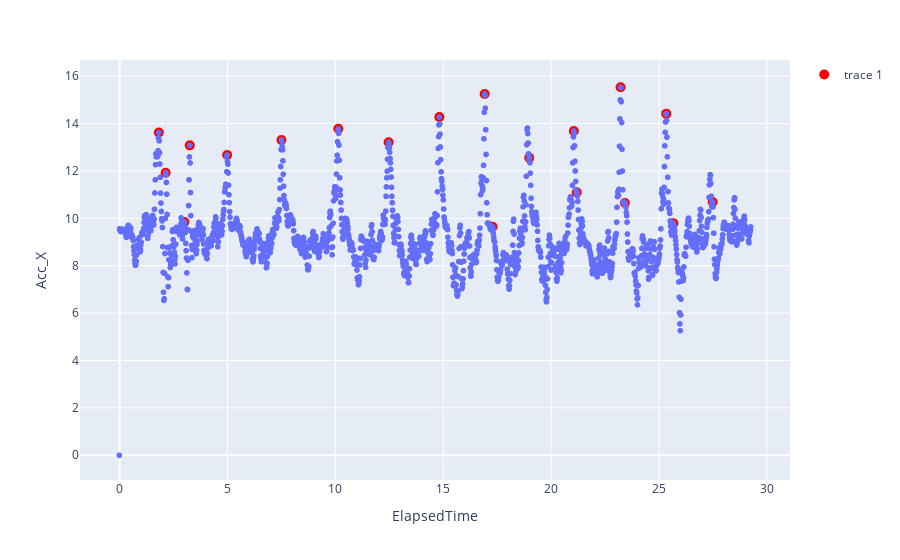

The cell this chart's notebook holds for it:
### Code cell
import plotly.express as px
import plotly.graph_objects as go
#graficar picos
fig = px.scatter(df,x='ElapsedTime',y='Acc_X')
fig.add_trace(go.Scatter(x=df['ElapsedTime'][indices_picos], y=picos, mode='markers', marker=dict(color='red', size=10)))
fig.show()

### Figure 1 — Plotly figure (JSON) as saved in the notebook; plotly's stock layout.template omitted (floating-point values rounded to 4 significant figures; data arrays with more than 128 entries replaced by an {"elided": "..."} marker saying what was removed)
{"data": [{"hovertemplate": "ElapsedTime=%{x}<br>Acc_X=%{y}<extra></extra>", "legendgroup": "", "marker": {"color": "#636efa", "symbol": "circle"}, "mode": "markers", "name": "", "showlegend": false, "type": "scattergl", "x": {"elided": "1757 float values"}, "xaxis": "x", "y": {"elided": "1757 float values"}, "yaxis": "y"}, {"marker": {"color": "red", "size": 10}, "mode": "markers", "type": "scatter", "x": [1.817, 2.133, 3, 3.25, 4.983, 7.5, 10.13, 12.47, 14.82, 16.92, 17.28, 18.98, 21.05, 21.18, 23.22, 23.42, 25.33, 25.67, 27.48], "y": [13.62, 11.93, 9.85, 13.08, 12.67, 13.31, 13.78, 13.21, 14.28, 15.25, 9.643, 12.56, 13.69, 11.1, 15.54, 10.65, 14.42, 9.791, 10.69]}], "layout": {"legend": {"tracegroupgap": 0}, "margin": {"t": 60}, "xaxis": {"anchor": "y", "domain": [0, 1], "title": {"text": "ElapsedTime"}}, "yaxis": {"anchor": "x", "domain": [0, 1], "title": {"text": "Acc_X"}}}}
